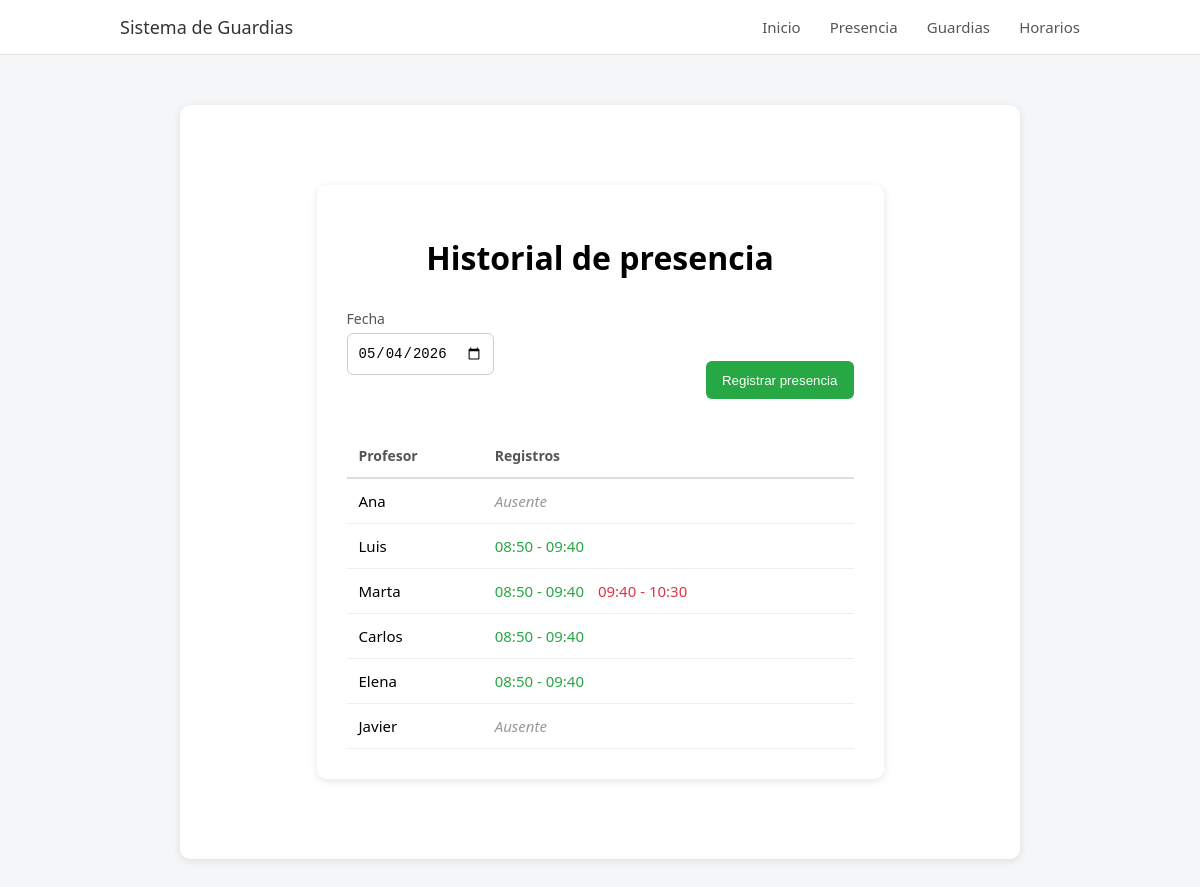
Page /presencia on the committed database.
### tables this page shows
CREATE TABLE profesores (
    id_profesor     INTEGER PRIMARY KEY AUTOINCREMENT,
    nombre          TEXT NOT NULL,
    departamento    TEXT,
    rfid_uid        TEXT,      -- opcional: identificación hardware
    guardias_semana INTEGER DEFAULT 0,
    guardias_acumuladas INTEGER DEFAULT 0
);

CREATE TABLE presencia (
    id_presencia  INTEGER PRIMARY KEY AUTOINCREMENT,
    id_profesor   INTEGER NOT NULL,
    fecha         DATE NOT NULL,
    hora          INTEGER NOT NULL CHECK(hora BETWEEN 1 AND 10),
    tipo          TEXT NOT NULL CHECK(tipo IN ('entrada','salida')),
    FOREIGN KEY (id_profesor) REFERENCES profesores(id_profesor)
        ON DELETE CASCADE ON UPDATE CASCADE
);

### app.py (the view, shortened to what this page needs)
@app.route("/presencia", methods=["GET", "POST"])
def vista_presencia():
    fecha = (
        request.form.get("fecha")
        or request.args.get("fecha")
        or obtener_fecha_actual_app()
    )
    hora_real = obtener_hora_real_app()
    hora_lectiva = obtener_hora_actual_app()
    profesores = obtener_profesores()
    presencia = obtener_presencia_dia(fecha)
    presencia_por_profesor = {}
    for p in presencia:
        pid = p["id_profesor"]
        presencia_por_profesor.setdefault(pid, []).append(p)
    presentes_ids = [
        pid for pid, eventos in presencia_por_profesor.items()
        if eventos and eventos[-1]["tipo"] == "entrada"
    ]
    return render_template(
        "vista_presencia.html",
        profesores=profesores,
        presencia_por_profesor=presencia_por_profesor,
        presentes_ids=presentes_ids,
        fecha=fecha,
        hora_real=hora_real,
        hora_lectiva=hora_lectiva,
        obtener_tramo_hora=obtener_tramo_hora,
    )

### app.py (called while the page is built)
def obtener_tramo_hora(hora):
    tramo = TRAMOS_HORARIOS.get(hora)
    return f"{tramo[0]} - {tramo[1]}" if tramo else ""

def obtener_fecha_actual_app():
    if MODO_TEST:
        return FECHA_TEST
    return date.today().isoformat()

def obtener_hora_actual_app():
    if MODO_TEST:
        return HORA_TEST
    return obtener_hora_lectiva_actual()

def obtener_hora_real_app():
    return datetime.now().strftime("%H:%M")

### modules/db/db_manager.py (called while the page is built)
def get_connection():
    conn = sqlite3.connect(DB_PATH)
    conn.row_factory = sqlite3.Row
    return conn

def obtener_profesores():
    conn = get_connection()
    cursor = conn.cursor()
    cursor.execute("SELECT * FROM profesores")
    profesores = cursor.fetchall()
    conn.close()
    return [Profesor(**p) for p in profesores]

def obtener_eventos(fecha):
    conn = get_connection()
    cursor = conn.cursor()
    cursor.execute("""
        SELECT *
        FROM presencia
        WHERE fecha = ?
        ORDER BY hora
    """, (fecha,))
    data = cursor.fetchall()
    conn.close()
    return data

### modules/presencia/registro.py (called while the page is built)
def obtener_presencia_dia(fecha):
    return obtener_eventos(fecha)

### templates/vista_presencia.html (shortened to what this page needs)
{% extends "base.html" %}
{% block content %}
<div class="container">
    <h1>Historial de presencia</h1>
    <div class="header-presencia">
        <form method="GET" class="presencia-filtros">
            <div class="grupo-fecha">
                <label>Fecha</label>
                <input
                    type="date"
                    name="fecha"
                    value="{{ fecha }}"
                    onchange="this.form.requestSubmit()"
                >
            </div>
        </form>
        <button class="btn-abrir-modal" onclick="abrirModal()">
            Registrar presencia
        </button>
    </div>
    <div class="tabla-wrapper">
        <table>
            <tr>
                <th>Profesor</th>
                <th>Registros</th>
            </tr>
            {% for p in profesores %}
            <tr>
                <td>{{ p.nombre }}</td>
                <td>
                    {% if p.id_profesor in presencia_por_profesor %}
                        {% for evento in presencia_por_profesor[p.id_profesor] %}
                            <span class="presencia-evento">
                                {% if evento.tipo == "entrada" %}
                                    <span class="entrada">
                                        {{ obtener_tramo_hora(evento.hora) }}
                                    </span>
                                {% elif evento.tipo == "salida" %}
                                    <span class="salida">
                                        {{ obtener_tramo_hora(evento.hora) }}
                                    </span>
                                {% endif %}
                            </span>
                        {% endfor %}
                    {% else %}
                        <span class="sin-presencia">Ausente</span>
                    {% endif %}
                </td>
            </tr>
            {% endfor %}
        </table>
    </div>
</div>
{% endblock %}

### templates/base.html (shortened to what this page needs)
<!DOCTYPE html>
<html>
<head>
    <link rel="stylesheet" href="{{ url_for('static', filename='estilos.css') }}">
</head>
<body>
<header>
    {% include "header.html" %}
</header>
<div class="container">
    {% block content %}
    {% endblock %}
</div>
</body>
</html>

### templates/header.html
<nav class="navbar">
    <div class="nav-container">
        <div class="logo">
            Sistema de Guardias
        </div>
        <div class="nav-links">
            <a href="/">Inicio</a>
            <a href="/presencia">Presencia</a>
            <a href="/guardias">Guardias</a>
            <a href="/horarios">Horarios</a>
        </div>
    </div>
</nav>

### static/estilos.css (style rules this page uses)
body { font-family: 'Segoe UI', Arial, sans-serif; background-color: #f4f6f8; margin: 0; }
.navbar { background-color: white; border-bottom: 1px solid #e0e0e0; padding: 15px 0; }
.nav-container { width: 80%; margin: 0 auto; display: flex; justify-content: space-between; align-items: center; }
.logo { font-size: 18px; font-weight: 500; color: #333; }
.nav-links a { margin-left: 25px; text-decoration: none; color: #555; font-size: 15px; }
.container { width: 65%; margin: 50px auto; background-color: white; padding: 30px; border-radius: 10px; box-shadow: 0px 2px 8px rgba(0,0,0,0.1); }
h1 { text-align: center; margin-bottom: 30px; }
.tabla-wrapper { width: 100%; max-height: 400px; overflow-y: auto; overflow-x: auto; padding-right: 8px; }
table { width: 100%; border-collapse: collapse; margin-top: 15px; }
th { text-align: left; padding: 12px; border-bottom: 2px solid #ddd; font-size: 14px; color: #555; position: sticky; top: 0; background-color: white; z-index: 2; }
td { padding: 12px; border-bottom: 1px solid #eee; font-size: 15px; vertical-align: middle; }
.header-presencia { display: flex; justify-content: space-between; align-items: flex-end; margin-bottom: 20px; }
.presencia-filtros { display: flex; align-items: flex-end; gap: 15px; margin: 0 0 24px 0; flex-wrap: wrap; }
.grupo-fecha { display: flex; flex-direction: column; gap: 5px; }
.grupo-fecha label { color: #555; font-size: 14px; }
.grupo-fecha input, .grupo-fecha select { height: 42px; padding: 6px 10px; border-radius: 6px; border: 1px solid #ccc; font-size: 14px; background-color: white; box-sizing: border-box; }
.btn-abrir-modal { height: 38px; padding: 0 16px; background-color: #28a745; color: white; border: none; border-radius: 6px; cursor: pointer; }
.presencia-evento { display: inline-block; margin-right: 10px; }
.entrada { color: #28a745; font-weight: 500; }
.salida { color: #dc3545; font-weight: 500; }
.sin-presencia { color: #999; font-style: italic; }

### rows in the picture
profesores: nombre "Ana", shows "Ausente"
profesores: nombre "Luis"
presencia: hora "08:50 - 09:40"
profesores: nombre "Marta"
presencia: hora "08:50 - 09:40"
presencia: hora "09:40 - 10:30"
profesores: nombre "Carlos"
presencia: hora "08:50 - 09:40"
profesores: nombre "Elena"
presencia: hora "08:50 - 09:40"
profesores: nombre "Javier", shows "Ausente"
